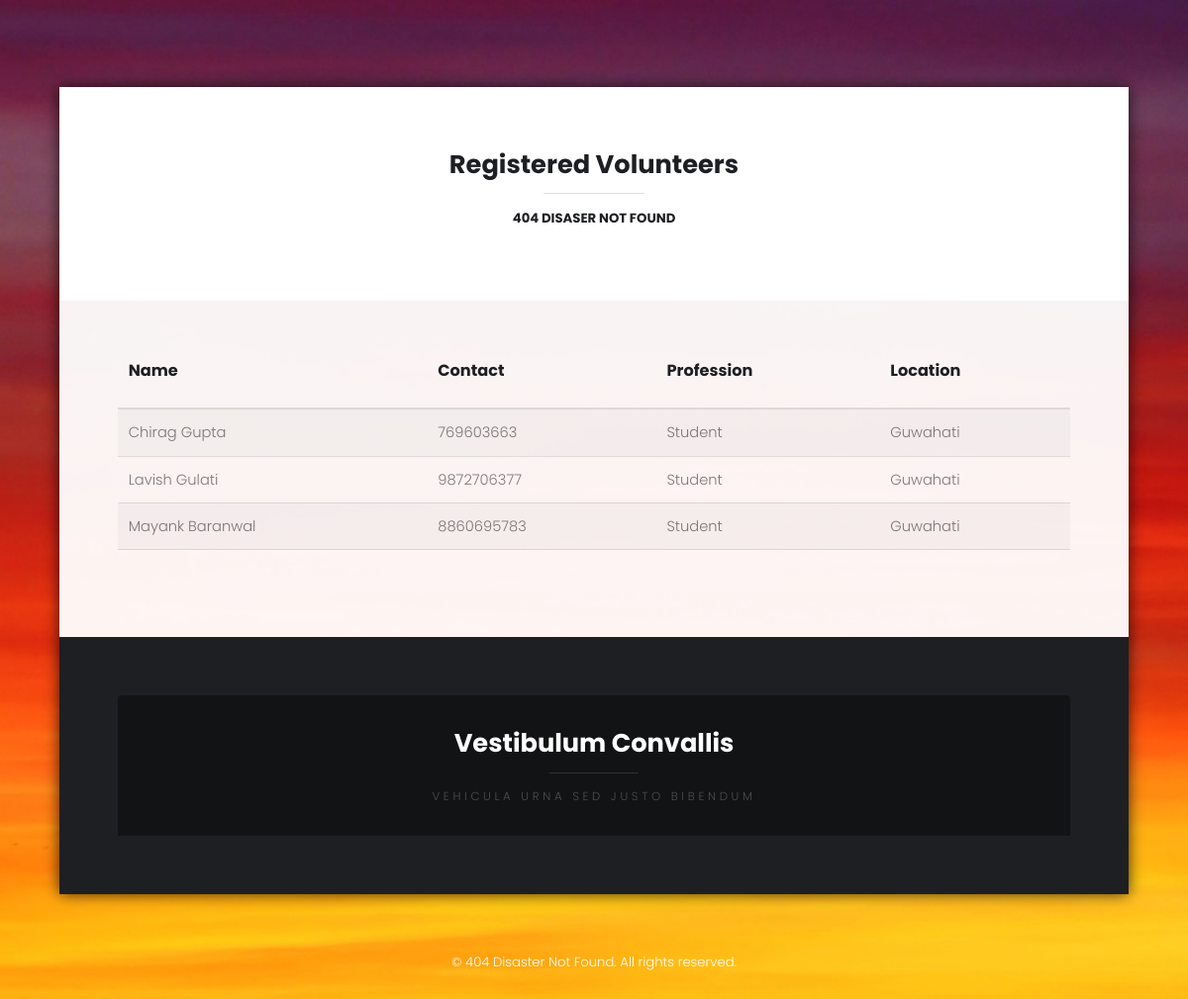
Page /getregister/ on the committed database.
### forms/models.py (models this page shows, shortened)
class Register(models.Model):
	name = models.CharField(max_length=300)
	contact = models.CharField(max_length=300)
	profession = models.CharField(max_length=300)
	location = models.CharField(max_length=100)
	message = models.CharField(max_length=300)

### forms/views.py (the view)
# urls.py: url(r'^getregister/', views.GetRegisterPage, name='getRegister'),
def GetRegisterPage(request):
	all_registers = Register.objects.all()
	context={'all_registers' : all_registers,}
	return render(request,'forms/getReg.html',context)

### forms/templates/forms/getReg.html (shortened to what this page needs)
	{% load staticfiles %}
<!DOCTYPE HTML>
<html>
	<head>
		{% load staticfiles %}
		<link rel="stylesheet" href="{% static 'Assets/RegAsVol/css/main.css' %}" />
	</head>
	<body>
			<section id="main">
				<div class="inner">
					<section id="one" class="wrapper style1">
						<header class="special">
							<h2>Registered Volunteers</h2>
							<h5>404 DISASER NOT FOUND</h5>
						</header>
						<div class="content">
							<table>
								<thead>
									<tr>
										<th><h4>Name</h4></th>
										<th><h4>Contact</h4></th>
										<th><h4>Profession</h4></th>
										<th><h4>Location</h4></th>
									</tr>
								</thead>
								<tbody>
									{% for registers in all_registers %}
									<tr>
										<td>{{registers.name }}</td>
										<td>{{registers.contact}}</td>
										<td>{{registers.profession}}</td>
										<td>{{registers.location}}</td>
									</tr>
									{% endfor %}
								</tbody>
							</table>
						</div>
					</section>
					<section id="two" class="wrapper style2">
						<header>
							<h2>Vestibulum Convallis</h2>
							<p>vehicula urna sed justo bibendum</p>
						</header>
					</section>
				</div>
			</section>
			<footer id="footer">
				<div class="copyright">
					&copy; 404 Disaster Not Found. All rights reserved.
				</div>
			</footer>
	</body>
</html>

### rows in the picture
Register: name "Chirag Gupta", contact "769603663", profession "Student", location "Guwahati"
Register: name "Lavish Gulati", contact "9872706377", profession "Student", location "Guwahati"
Register: name "Mayank Baranwal", contact "8860695783", profession "Student", location "Guwahati"
